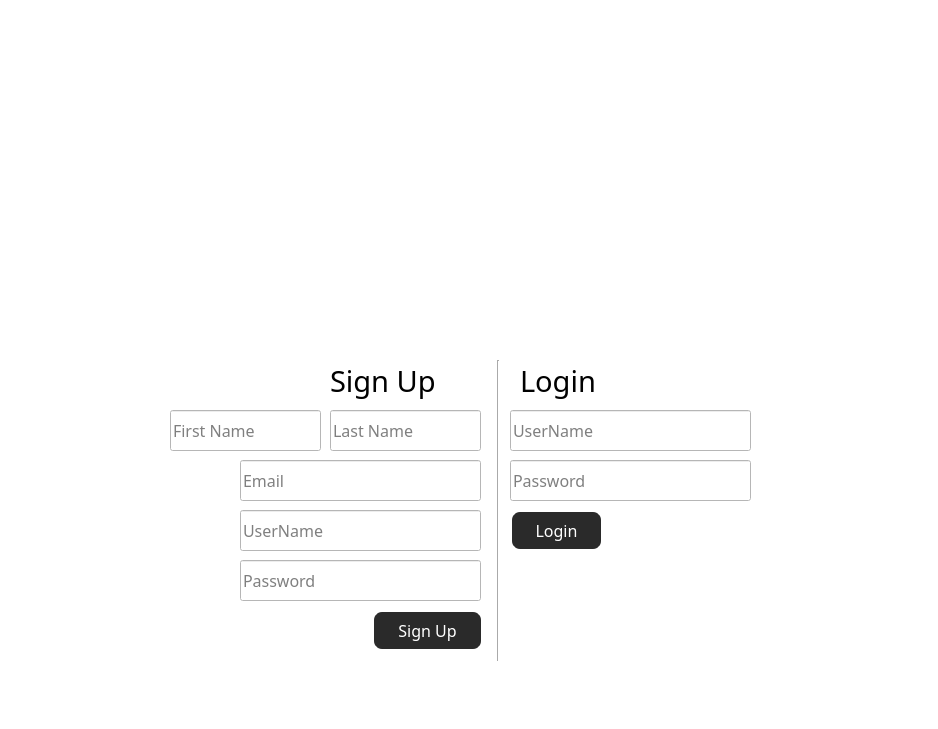
<?xml version="1.0" encoding="UTF-8"?>
<ui version="4.0">
 <class>MainWindow</class>
 <widget class="QMainWindow" name="MainWindow">
  <property name="geometry">
   <rect>
    <x>0</x>
    <y>0</y>
    <width>938</width>
    <height>729</height>
   </rect>
  </property>
  <property name="windowTitle">
   <string>MainWindow</string>
  </property>
  <property name="autoFillBackground">
   <bool>false</bool>
  </property>
  <property name="styleSheet">
   <string notr="true">background-color: rgb(255, 255, 255);</string>
  </property>
  <widget class="QWidget" name="centralwidget">
   <property name="styleSheet">
    <string notr="true">QPushButton{
background-color: rgb(42,42,42);
	color: rgb(255, 255, 255);
border-width:2px;
border-style:solid;
border-color: rgb(255, 255, 255);
border-radius: 10px;
}

QPushButton::hover
{
   
	color: rgb(30, 30, 30);
	background-color: rgba(92,201,107,255);
}

</string>
   </property>
   <widget class="QLabel" name="logo">
    <property name="geometry">
     <rect>
      <x>340</x>
      <y>30</y>
      <width>311</width>
      <height>301</height>
     </rect>
    </property>
    <property name="text">
     <string/>
    </property>
    <property name="pixmap">
     <pixmap>logo.jpg</pixmap>
    </property>
    <property name="scaledContents">
     <bool>true</bool>
    </property>
   </widget>
   <widget class="Line" name="line">
    <property name="geometry">
     <rect>
      <x>490</x>
      <y>360</y>
      <width>16</width>
      <height>301</height>
     </rect>
    </property>
    <property name="orientation">
     <enum>Qt::Vertical</enum>
    </property>
   </widget>
   <widget class="QLabel" name="label">
    <property name="geometry">
     <rect>
      <x>330</x>
      <y>360</y>
      <width>151</width>
      <height>41</height>
     </rect>
    </property>
    <property name="font">
     <font>
      <family>Poppins Medium</family>
      <pointsize>22</pointsize>
     </font>
    </property>
    <property name="text">
     <string>Sign Up</string>
    </property>
   </widget>
   <widget class="QLabel" name="label_2">
    <property name="geometry">
     <rect>
      <x>520</x>
      <y>360</y>
      <width>151</width>
      <height>41</height>
     </rect>
    </property>
    <property name="font">
     <font>
      <family>Poppins Medium</family>
      <pointsize>22</pointsize>
     </font>
    </property>
    <property name="text">
     <string>Login</string>
    </property>
   </widget>
   <widget class="QLineEdit" name="s_first_name">
    <property name="geometry">
     <rect>
      <x>170</x>
      <y>410</y>
      <width>151</width>
      <height>41</height>
     </rect>
    </property>
    <property name="font">
     <font>
      <family>Poppins Medium</family>
      <pointsize>12</pointsize>
     </font>
    </property>
    <property name="styleSheet">
     <string notr="true">border-color: rgb(56, 54, 54);</string>
    </property>
    <property name="placeholderText">
     <string>First Name</string>
    </property>
   </widget>
   <widget class="QLineEdit" name="s_last_name">
    <property name="geometry">
     <rect>
      <x>330</x>
      <y>410</y>
      <width>151</width>
      <height>41</height>
     </rect>
    </property>
    <property name="font">
     <font>
      <family>Poppins Medium</family>
      <pointsize>12</pointsize>
     </font>
    </property>
    <property name="styleSheet">
     <string notr="true">border-color: rgb(56, 54, 54);</string>
    </property>
    <property name="placeholderText">
     <string>Last Name</string>
    </property>
   </widget>
   <widget class="QLineEdit" name="s_email">
    <property name="geometry">
     <rect>
      <x>240</x>
      <y>460</y>
      <width>241</width>
      <height>41</height>
     </rect>
    </property>
    <property name="font">
     <font>
      <family>Poppins Medium</family>
      <pointsize>12</pointsize>
     </font>
    </property>
    <property name="styleSheet">
     <string notr="true">border-color: rgb(56, 54, 54);</string>
    </property>
    <property name="placeholderText">
     <string>Email</string>
    </property>
   </widget>
   <widget class="QLineEdit" name="s_user_name">
    <property name="geometry">
     <rect>
      <x>240</x>
      <y>510</y>
      <width>241</width>
      <height>41</height>
     </rect>
    </property>
    <property name="font">
     <font>
      <family>Poppins Medium</family>
      <pointsize>12</pointsize>
     </font>
    </property>
    <property name="styleSheet">
     <string notr="true">border-color: rgb(56, 54, 54);</string>
    </property>
    <property name="placeholderText">
     <string>UserName</string>
    </property>
   </widget>
   <widget class="QLineEdit" name="s_password">
    <property name="geometry">
     <rect>
      <x>240</x>
      <y>560</y>
      <width>241</width>
      <height>41</height>
     </rect>
    </property>
    <property name="font">
     <font>
      <family>Poppins Medium</family>
      <pointsize>12</pointsize>
     </font>
    </property>
    <property name="styleSheet">
     <string notr="true">border-color: rgb(56, 54, 54);</string>
    </property>
    <property name="echoMode">
     <enum>QLineEdit::Password</enum>
    </property>
    <property name="placeholderText">
     <string>Password</string>
    </property>
   </widget>
   <widget class="QPushButton" name="btn_sign_up">
    <property name="geometry">
     <rect>
      <x>372</x>
      <y>610</y>
      <width>111</width>
      <height>41</height>
     </rect>
    </property>
    <property name="font">
     <font>
      <family>Poppins Medium</family>
      <pointsize>12</pointsize>
     </font>
    </property>
    <property name="styleSheet">
     <string notr="true"/>
    </property>
    <property name="text">
     <string>Sign Up</string>
    </property>
   </widget>
   <widget class="QLineEdit" name="s_user_name_2">
    <property name="geometry">
     <rect>
      <x>510</x>
      <y>410</y>
      <width>241</width>
      <height>41</height>
     </rect>
    </property>
    <property name="font">
     <font>
      <family>Poppins Medium</family>
      <pointsize>12</pointsize>
     </font>
    </property>
    <property name="styleSheet">
     <string notr="true">border-color: rgb(56, 54, 54);</string>
    </property>
    <property name="placeholderText">
     <string>UserName</string>
    </property>
   </widget>
   <widget class="QLineEdit" name="l_password">
    <property name="geometry">
     <rect>
      <x>510</x>
      <y>460</y>
      <width>241</width>
      <height>41</height>
     </rect>
    </property>
    <property name="font">
     <font>
      <family>Poppins Medium</family>
      <pointsize>12</pointsize>
     </font>
    </property>
    <property name="styleSheet">
     <string notr="true">border-color: rgb(56, 54, 54);</string>
    </property>
    <property name="echoMode">
     <enum>QLineEdit::Password</enum>
    </property>
    <property name="placeholderText">
     <string>Password</string>
    </property>
   </widget>
   <widget class="QPushButton" name="btn_sign_up_2">
    <property name="geometry">
     <rect>
      <x>510</x>
      <y>510</y>
      <width>93</width>
      <height>41</height>
     </rect>
    </property>
    <property name="font">
     <font>
      <family>Poppins Medium</family>
      <pointsize>12</pointsize>
     </font>
    </property>
    <property name="styleSheet">
     <string notr="true"/>
    </property>
    <property name="text">
     <string>Login</string>
    </property>
   </widget>
  </widget>
  <widget class="QMenuBar" name="menubar">
   <property name="geometry">
    <rect>
     <x>0</x>
     <y>0</y>
     <width>938</width>
     <height>26</height>
    </rect>
   </property>
  </widget>
  <widget class="QStatusBar" name="statusbar"/>
 </widget>
 <resources/>
 <connections/>
</ui>
